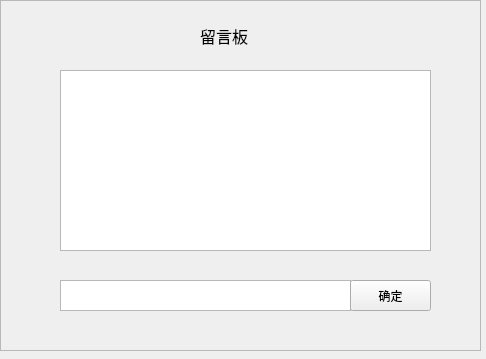
<?xml version="1.0" encoding="UTF-8"?>
<ui version="4.0">
 <class>Message</class>
 <widget class="QWidget" name="Message">
  <property name="geometry">
   <rect>
    <x>0</x>
    <y>0</y>
    <width>486</width>
    <height>359</height>
   </rect>
  </property>
  <property name="windowTitle">
   <string>Message</string>
  </property>
  <widget class="QFrame" name="frame">
   <property name="geometry">
    <rect>
     <x>0</x>
     <y>0</y>
     <width>481</width>
     <height>351</height>
    </rect>
   </property>
   <property name="frameShape">
    <enum>QFrame::StyledPanel</enum>
   </property>
   <property name="frameShadow">
    <enum>QFrame::Raised</enum>
   </property>
   <widget class="QTextEdit" name="messageEdit">
    <property name="geometry">
     <rect>
      <x>60</x>
      <y>280</y>
      <width>291</width>
      <height>31</height>
     </rect>
    </property>
   </widget>
   <widget class="QLabel" name="label_2">
    <property name="geometry">
     <rect>
      <x>200</x>
      <y>20</y>
      <width>91</width>
      <height>31</height>
     </rect>
    </property>
    <property name="font">
     <font>
      <family>Adobe Arabic</family>
      <pointsize>12</pointsize>
     </font>
    </property>
    <property name="text">
     <string>留言板</string>
    </property>
   </widget>
   <widget class="QPushButton" name="okButton">
    <property name="geometry">
     <rect>
      <x>350</x>
      <y>280</y>
      <width>81</width>
      <height>31</height>
     </rect>
    </property>
    <property name="text">
     <string>确定</string>
    </property>
   </widget>
   <widget class="QTableView" name="tableView">
    <property name="geometry">
     <rect>
      <x>60</x>
      <y>70</y>
      <width>371</width>
      <height>181</height>
     </rect>
    </property>
   </widget>
  </widget>
 </widget>
 <layoutdefault spacing="6" margin="11"/>
 <resources/>
 <connections/>
</ui>
